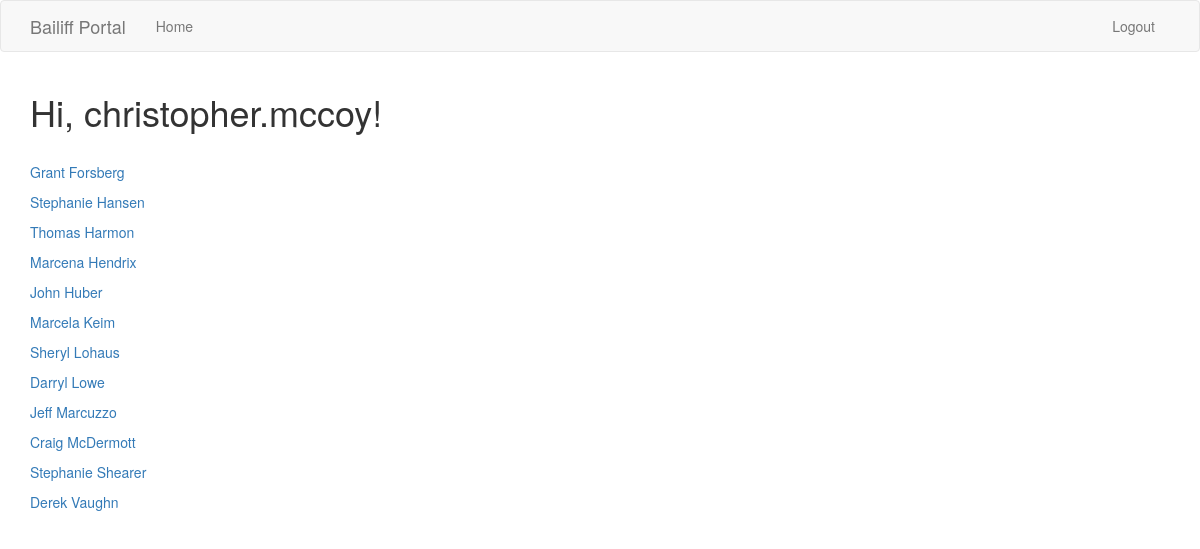
The app's page /index (signed in) with its own data.
### app/models.py (models this page shows, shortened)
class User(UserMixin, db.Model):
  id = db.Column(db.Integer, primary_key=True)
  username = db.Column(db.String(64), index=True, unique=True)
  password_hash = db.Column(db.String(128))
  last_seen = db.Column(db.DateTime, default=datetime.utcnow)
  permissions = db.Column(db.Integer) # 0=user, 1=Manager, 2=Admin
  judge = db.Column(db.String(64))

class Judge(db.Model):
  id = db.Column(db.Integer, primary_key=True)
  name = db.Column(db.String(64))
  posts = db.relationship('Post', backref='judge', lazy='dynamic')

### app/main/routes.py (the view)
@bp.route('/', methods=['GET', 'POST'])
@bp.route('/index', methods=['GET', 'POST'])
@login_required  # protects index from not-logged-in users
def index():
  judges = Judge.query.all()
  return render_template("index.html", judges=judges)

### app/models.py (called while the page is built)
@login.user_loader
def load_user(id):
  return User.query.get(int(id))

### app/templates/index.html
{% extends "base.html" %}
{% import 'bootstrap/wtf.html' as wtf %}
{% block app_content %}
  <h1>Hi, {{ current_user.username }}!</h1>
  <br>
  {% for judge in judges %}
    <p><a href="{{ url_for('main.judge', judgename=judge.name) }}">{{ judge.name }}</p>
  {% endfor %}
{% endblock %}

### app/templates/base.html (shortened to what this page needs)
{% extends 'bootstrap/base.html' %}
{% block navbar %}
  <nav class="navbar navbar-default">
    <div class="container">
      <div class="navbar-header">
        <a class="navbar-brand" href="{{ url_for('main.index') }}">Bailiff Portal</a>
      </div>
      <div class="collapse navbar-collapse" id="bs-example-navbar-collapse-1">
        <ul class="nav navbar-nav">
          <li><a href="{{ url_for('main.index') }}">Home</a></li>
        </ul>
        <ul class="nav navbar-nav navbar-right">
            {% if current_user.is_anonymous %}
            <li><a href="{{ url_for('auth.login') }}">Login</a></li>
            {% else %}
            <li><a href="{{ url_for('auth.logout') }}">Logout</a></li>
            {% endif %}
        </ul>
      </div>
    </div>
  </nav>
{% endblock %}
{% block content %}
  <div class="container">
    {% block app_content %}{% endblock %}
  </div>
{% endblock %}

### records on screen
User: username "christopher.mccoy"
Judge: name "Grant Forsberg"
Judge: name "Stephanie Hansen"
Judge: name "Thomas Harmon"
Judge: name "Marcena Hendrix"
Judge: name "John Huber"
Judge: name "Marcela Keim"
Judge: name "Sheryl Lohaus"
Judge: name "Darryl Lowe"
Judge: name "Jeff Marcuzzo"
Judge: name "Craig McDermott"
Judge: name "Stephanie Shearer"
Judge: name "Derek Vaughn"
